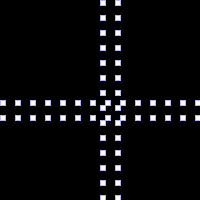
Frame 1 (no input)
Frame 60 (the mouse pressed at the canvas centre just before this capture): identical to frame 1, image omitted
Frame 120 (the mouse held since frame 60 and released just before this capture): identical to frame 1, image omitted

The Processing sketch that drew this single still picture (run headless with seeded random() and noise(); from frame 60 on, the mouse is pressed at the canvas centre):

// Processing sketch: processing_96622
// ── processing_96622.pde

void setup(){
  size(200,200);
  background(0);
}
void draw(){
stroke(180,180,250);
  for(int x=0; x<200; x+=15){
    rect(x,100,5,5);
    rect(x,115,5,5);
    rect(115,x,5,5);
    rect(100,x,5,5);
  }
}
